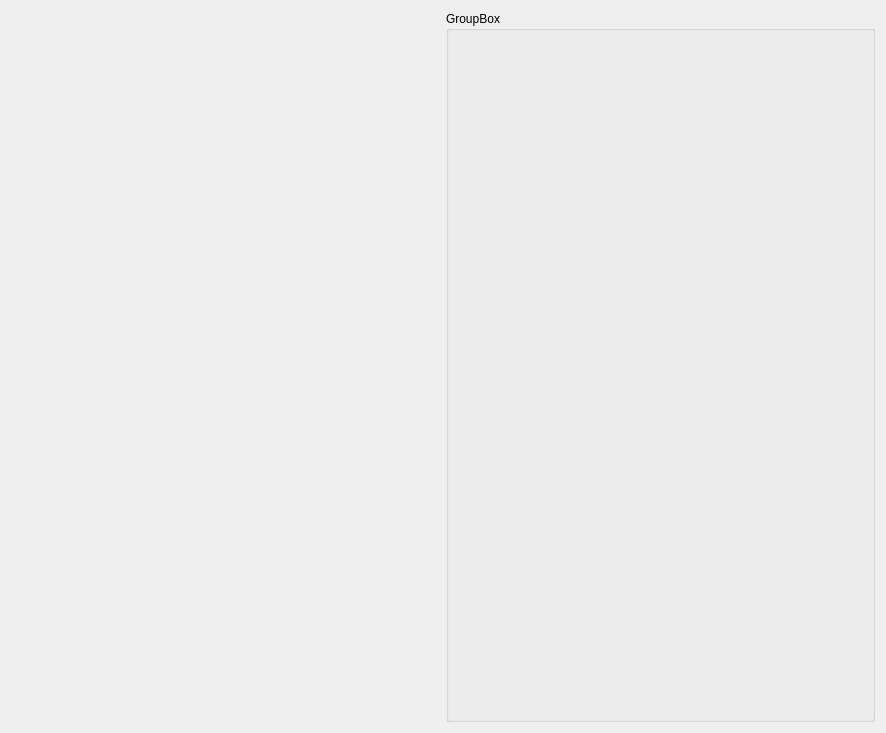
<?xml version="1.0" encoding="UTF-8"?>
<ui version="4.0">
 <class>Widget</class>
 <widget class="QWidget" name="Widget">
  <property name="geometry">
   <rect>
    <x>0</x>
    <y>0</y>
    <width>886</width>
    <height>733</height>
   </rect>
  </property>
  <property name="windowTitle">
   <string>Widget</string>
  </property>
  <layout class="QGridLayout" name="gridLayout">
   <item row="0" column="1">
    <widget class="QGroupBox" name="groupBox">
     <property name="title">
      <string>GroupBox</string>
     </property>
     <widget class="ColorScale" name="clrScale1">
      <property name="geometry">
       <rect>
        <x>10</x>
        <y>30</y>
        <width>61</width>
        <height>681</height>
       </rect>
      </property>
     </widget>
    </widget>
   </item>
   <item row="0" column="0">
    <widget class="ColorScale" name="clrScale2"/>
   </item>
  </layout>
 </widget>
 <customwidgets>
  <customwidget>
   <class>ColorScale</class>
   <extends>QWidget</extends>
   <header>colorscale.hpp</header>
   <container>1</container>
  </customwidget>
 </customwidgets>
 <layoutdefault spacing="6" margin="11"/>
 <resources/>
 <connections/>
</ui>
